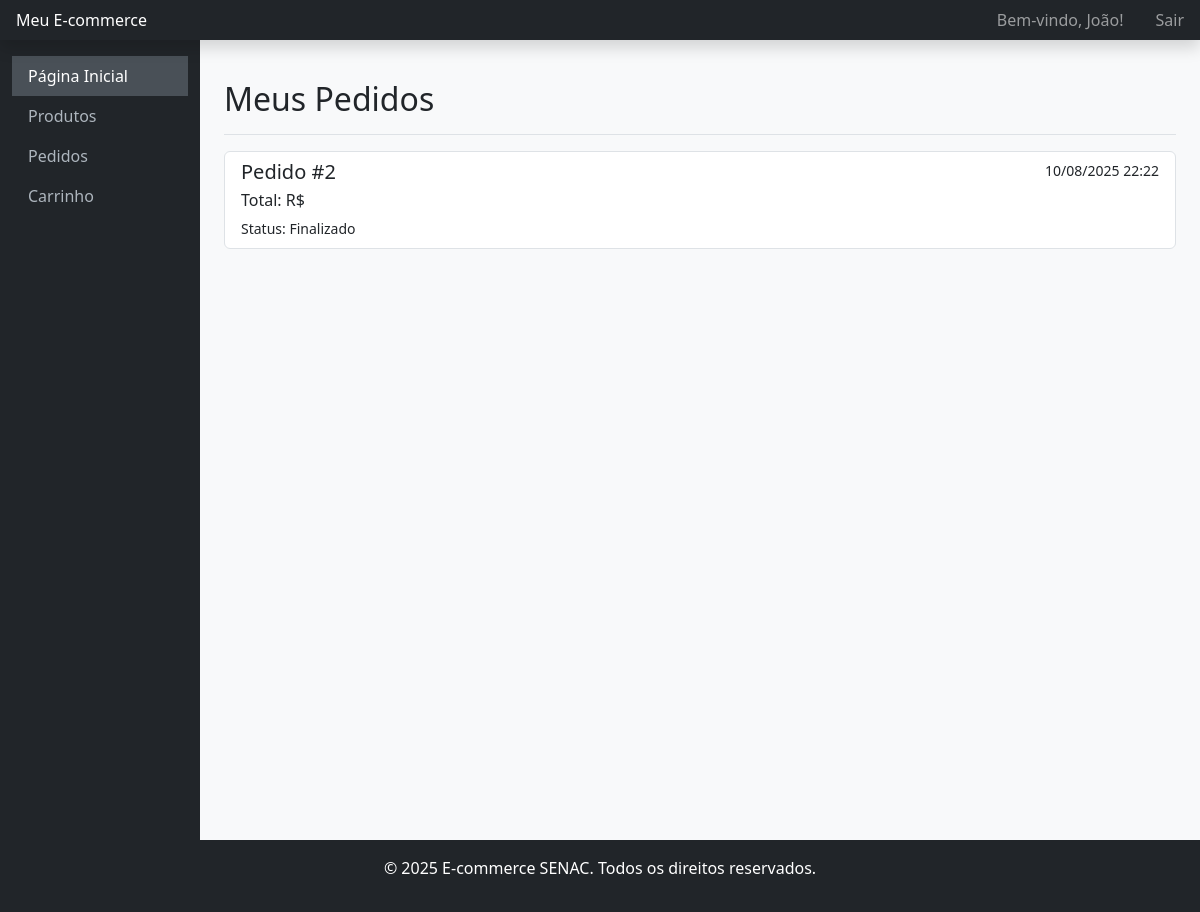
The page /meus-pedidos/ (signed in) on the database as committed earlier.
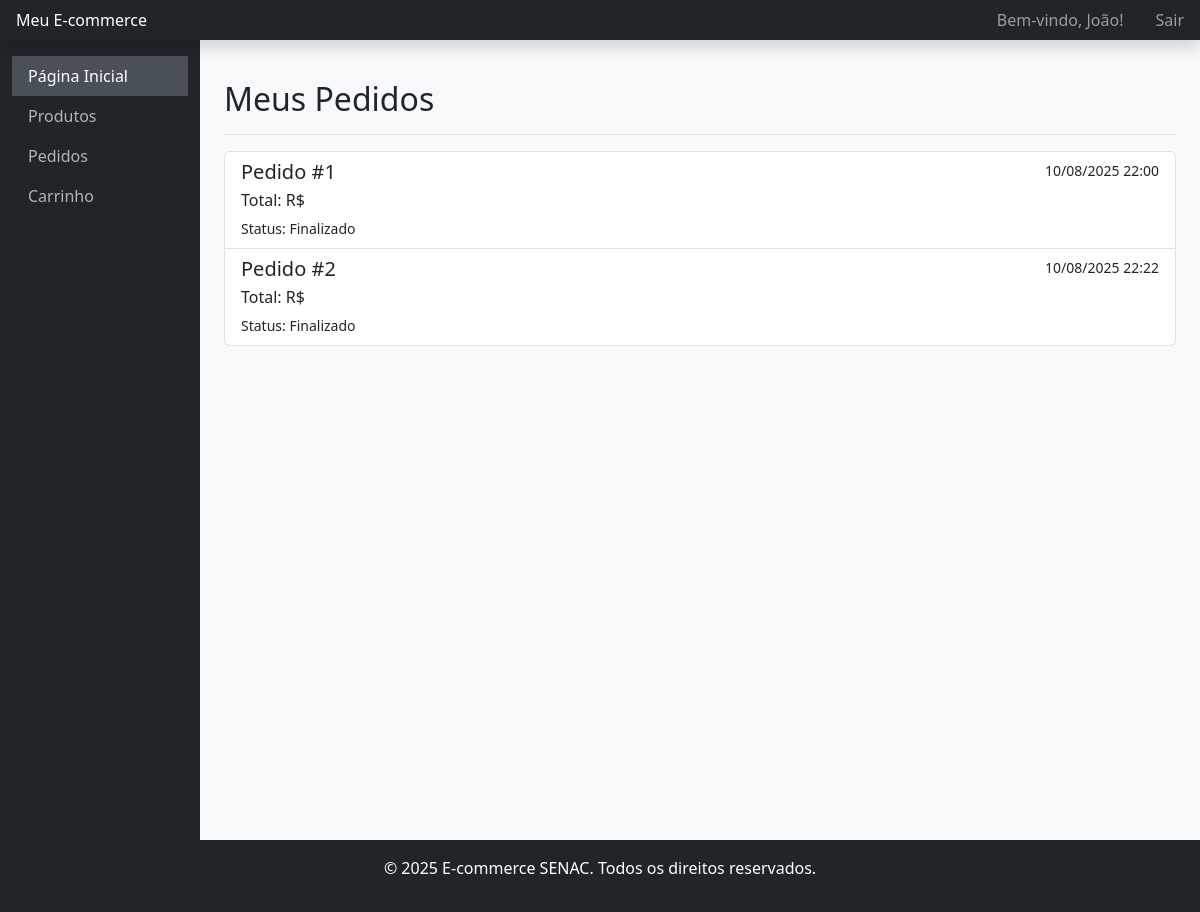
The same page on the database as committed later.
### app/models.py (models this page shows, shortened)
class Pedido(models.Model):
    cliente = models.ForeignKey(Cliente, on_delete=models.CASCADE)
    data_criacao = models.DateTimeField(auto_now_add=True)
    completo = models.BooleanField(default=False)

### app/views.py (the view)
# urls.py: path('meus-pedidos/', views.meus_pedidos, name='meus_pedidos'),
@login_required
def meus_pedidos(request):
    cliente = get_object_or_404(Cliente, user=request.user)
    pedidos = Pedido.objects.filter(cliente=cliente, completo=True)
    context = {'pedidos': pedidos}
    return render(request, 'loja/meus_pedidos.html', context)

### app/templates/loja/meus_pedidos.html (shortened to what this page needs)
{% extends 'base.html' %}
{% block content %}
    <div class="d-flex justify-content-between flex-wrap flex-md-nowrap align-items-center pt-3 pb-2 mb-3 border-bottom">
        <h1 class="h2">Meus Pedidos</h1>
    </div>
    {% if not pedidos %}
        <div class="alert alert-info">Você ainda não fez nenhum pedido.</div>
    {% else %}
        <div class="list-group">
            {% for pedido in pedidos %}
            <a href="{% url 'detalhar_pedido' pedido.pk %}" class="list-group-item list-group-item-action">
                <div class="d-flex w-100 justify-content-between">
                    <h5 class="mb-1">Pedido #{{ pedido.pk }}</h5>
                    <small>{{ pedido.data_criacao|date:"d/m/Y H:i" }}</small>
                </div>
                <p class="mb-1">Total: R$ {{ pedido.get_total }}</p>
                <small>Status: Finalizado</small>
            </a>
            {% endfor %}
        </div>
    {% endif %}
{% endblock %}

Rows that differ between the two databases and show on the page:
now on this page (row edited): Pedido: pk "1", data_criacao "10/08/2025 22:00"
